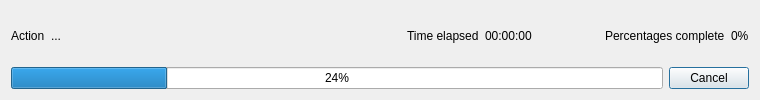
<ui version="4.0" >
 <class>TTProgressBar</class>
 <widget class="QDialog" name="TTProgressBar" >
  <property name="geometry" >
   <rect>
    <x>0</x>
    <y>0</y>
    <width>760</width>
    <height>100</height>
   </rect>
  </property>
  <property name="sizePolicy" >
   <sizepolicy vsizetype="Fixed" hsizetype="Fixed" >
    <horstretch>0</horstretch>
    <verstretch>0</verstretch>
   </sizepolicy>
  </property>
  <property name="minimumSize" >
   <size>
    <width>640</width>
    <height>100</height>
   </size>
  </property>
  <property name="maximumSize" >
   <size>
    <width>760</width>
    <height>100</height>
   </size>
  </property>
  <property name="windowTitle" >
   <string>Progress Info</string>
  </property>
  <layout class="QGridLayout" >
   <item row="0" column="0" colspan="2" >
    <layout class="QHBoxLayout" >
     <item>
      <widget class="QLabel" name="laAction" >
       <property name="text" >
        <string>Action</string>
       </property>
      </widget>
     </item>
     <item>
      <widget class="QLabel" name="actionString" >
       <property name="minimumSize" >
        <size>
         <width>350</width>
         <height>0</height>
        </size>
       </property>
       <property name="text" >
        <string>...</string>
       </property>
      </widget>
     </item>
     <item>
      <widget class="QLabel" name="laElapsedTime" >
       <property name="text" >
        <string>Time elapsed</string>
       </property>
      </widget>
     </item>
     <item>
      <widget class="QLabel" name="elapsedTimeString" >
       <property name="text" >
        <string>00:00:00</string>
       </property>
      </widget>
     </item>
     <item>
      <spacer>
       <property name="orientation" >
        <enum>Qt::Horizontal</enum>
       </property>
       <property name="sizeHint" >
        <size>
         <width>4</width>
         <height>20</height>
        </size>
       </property>
      </spacer>
     </item>
     <item>
      <widget class="QLabel" name="laPercentages" >
       <property name="text" >
        <string>Percentages complete</string>
       </property>
      </widget>
     </item>
     <item>
      <widget class="QLabel" name="percentageString" >
       <property name="text" >
        <string>0%</string>
       </property>
      </widget>
     </item>
    </layout>
   </item>
   <item row="1" column="0" >
    <widget class="QProgressBar" name="progressBar" >
     <property name="value" >
      <number>24</number>
     </property>
    </widget>
   </item>
   <item row="1" column="1" >
    <widget class="QPushButton" name="pbCancel" >
     <property name="text" >
      <string>Cancel</string>
     </property>
    </widget>
   </item>
  </layout>
 </widget>
 <resources/>
 <connections/>
</ui>
